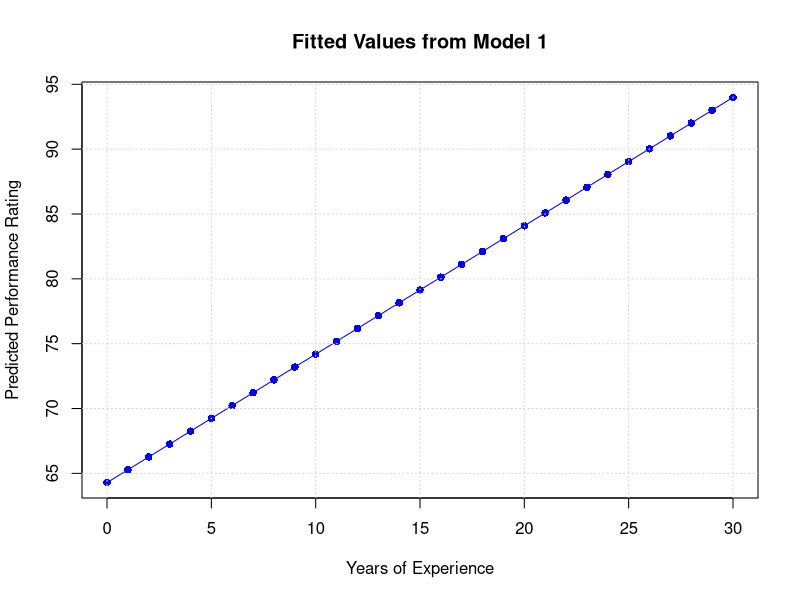
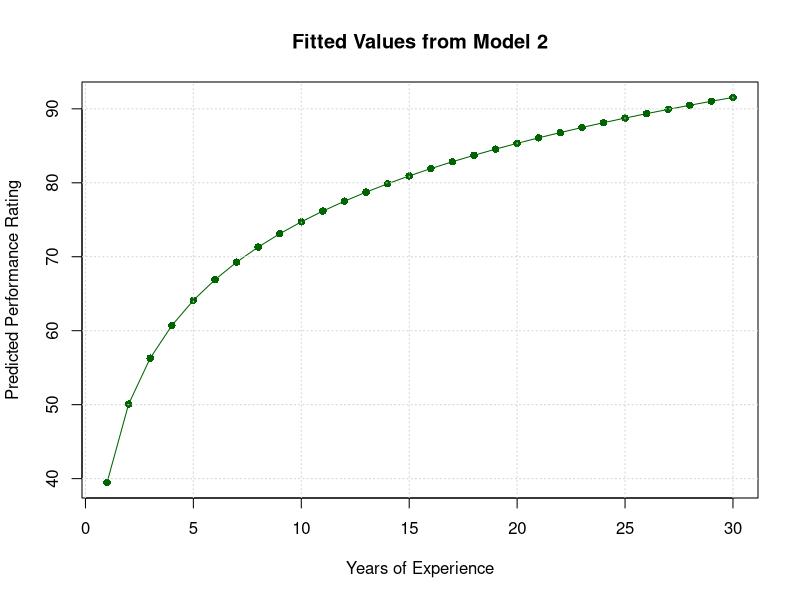

The R script that drew these images, in order:
#(a)
# Coefficients for Model 1
intercept <- 64.289
slope <- 0.990

# Experience from 0 to 30 years
EXPER <- 0:30

# Compute fitted values
fitted_values <- intercept + slope * EXPER

# Plot
plot(EXPER, fitted_values, type = "o", col = "blue", pch = 16,
     main = "Fitted Values from Model 1",
     xlab = "Years of Experience", ylab = "Predicted Performance Rating",
     ylim = c(min(fitted_values), max(fitted_values)))
grid()
#(b)
# Coefficients for Model 2
intercept <- 39.464
slope <- 15.312

# Experience from 1 to 30 years (log(EXPER) is undefined at 0)
EXPER <- 1:30

# Compute fitted values
fitted_values <- intercept + slope * log(EXPER)

# Plot
plot(EXPER, fitted_values, type = "o", col = "darkgreen", pch = 16,
     main = "Fitted Values from Model 2",
     xlab = "Years of Experience", ylab = "Predicted Performance Rating",
     ylim = c(min(fitted_values), max(fitted_values)))
grid()
